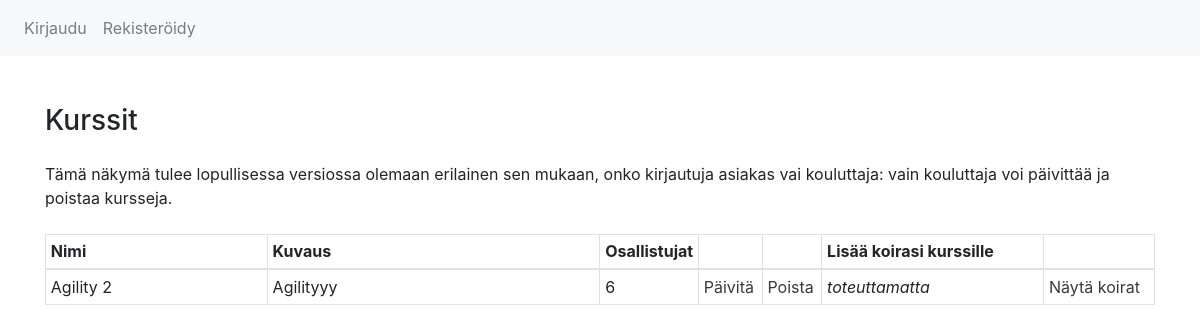
The app's page /courses, older data.
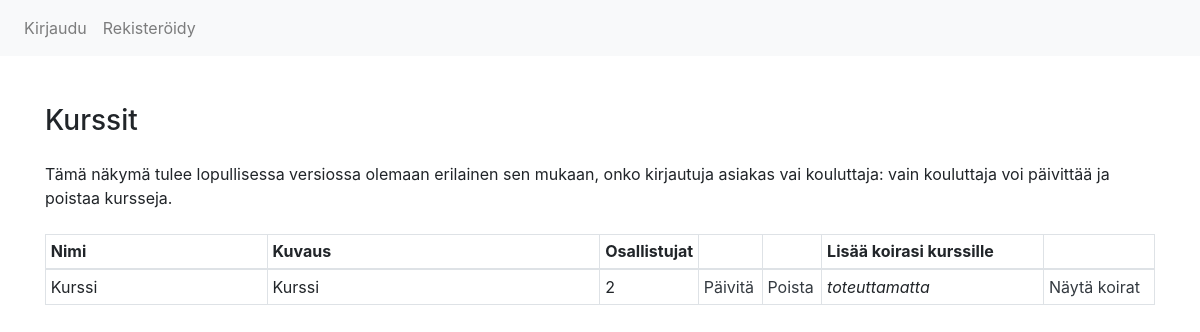
The same page, newer data.
### application/courses/models.py (models this page shows, shortened)
class Course(Base):
    __tablename__ = "course"
    description = db.Column(db.String(400), nullable=False)
    max_participants = db.Column(db.Integer, nullable=False)
    enrolment = db.relationship("Enrolment", backref='course', lazy=True)

### application/courses/views.py (the view)
@app.route("/courses", methods=["GET"])
def courses_index():
    return render_template("courses/list.html", courses=Course.query.all())

### application/templates/courses/list.html
{% extends "layout.html" %}
{% block body %}
    <div class="row justify-content-md-center mt-5">
        <div class="col-12 ">
            <h3 class="mb-4">Kurssit</h3>
            <p class="mb-4">Tämä näkymä tulee lopullisessa versiossa olemaan erilainen sen mukaan,
                onko kirjautuja asiakas vai kouluttaja: vain kouluttaja voi päivittää ja poistaa kursseja.</p>
            <table class="table table-sm table-bordered table-hover">
                <thead>
                    <tr>
                    <th scope="col" style="width: 20%">Nimi</th>
                    <th scope="col" style="width: 30%">Kuvaus</th>
                    <th scope="col" style="width: 5%">Osallistujat</th>
                    <th scope="col" style="width: 7,5%"></th>
                    <th scope="col" style="width: 7,5%"></th>
                    <th scope="col" style="width: 20%">Lisää koirasi kurssille</th>
                    <th scope="col" style="width: 10%"></th>
                    </tr>
                </thead>
                {% for course in courses %}
                <tr>
                <td>{{ course.name }}</td>
                <td>{{ course.description }}</td>
                <td>{{ course.max_participants }}</td>
                <td><a href="/courses/update/{{course.id}}" class="text-dark">Päivitä</a></td>
                <td><a href="/courses/delete/{{course.id}}" class="text-dark">Poista</a></td>
                <td><i>toteuttamatta</i></td>
                <td><a href="#" class="text-dark">Näytä koirat</a></td>
                </tr>
                {% endfor %}
            </table>
        </div>
    </div>
{% endblock %}

Row changes from the older to the newer data that the page shows:
removed Course: name "Agility 2", description "Agilityyy", max_participants "6"
added Course: name "Kurssi", description "Kurssi", max_participants "2"
